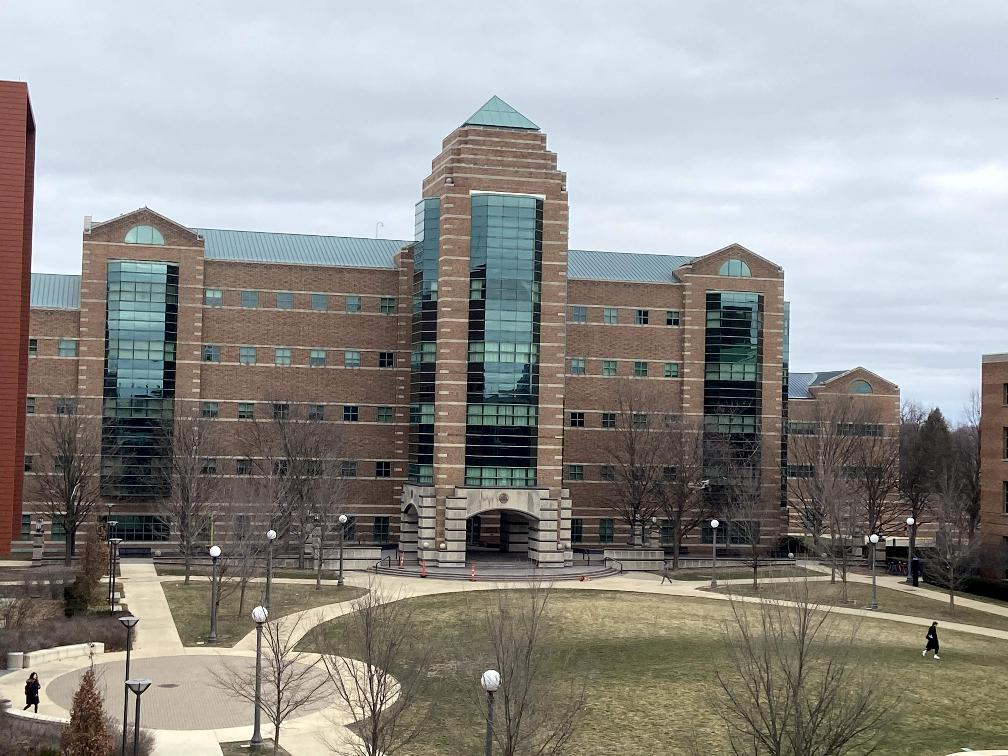
#> input picture mp3/ece549_mp3/data/Q1/stitch/left.jpg, 1008 x 756 px
$ jupyter execute MP3_Q1_starter.ipynb
#> lines starting #> are read from the running program, lines starting #| are printed output that depends on the picture; long printed decimals are rounded
#> in imread, returned value is the input picture: shape (756, 1008, 3); mean R, G, B 145.7, 144.9, 141.8
#> call 2 of imread, with fname = './data/Q1/stitch/right.jpg'
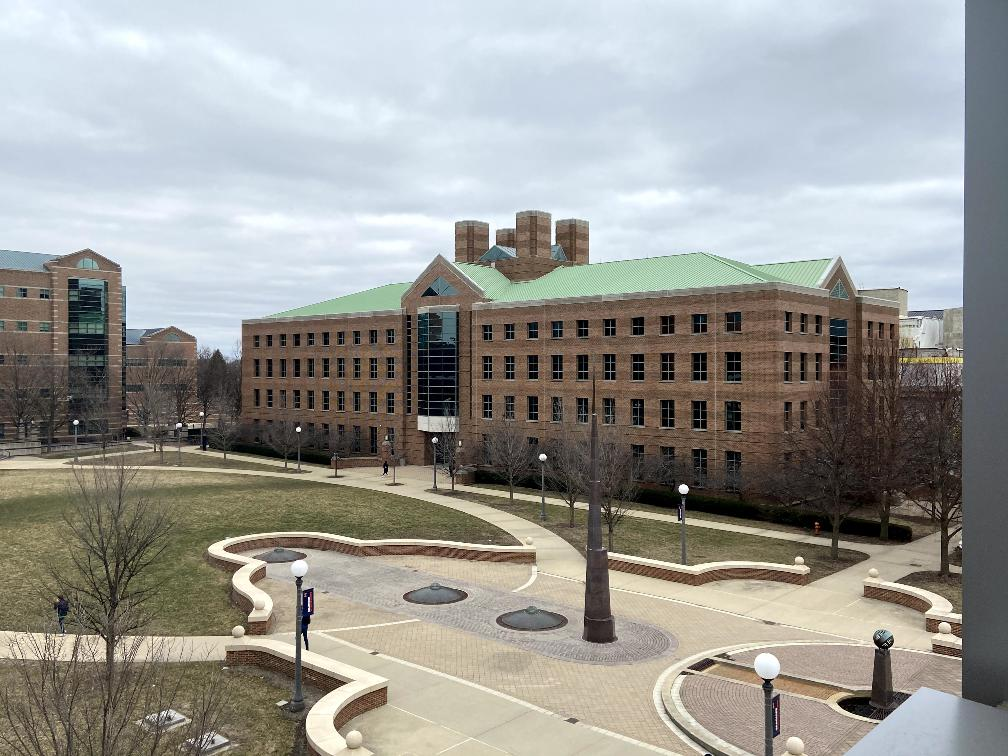
#> input picture mp3/ece549_mp3/data/Q1/stitch/right.jpg, 1008 x 756 px
#> in imread, returned value is the input picture: shape (756, 1008, 3); mean R, G, B 153.9, 153.5, 148.9
# Image Stitching (Python)

## Usage
This code snippet provides an overall code structure and some interactive plot interfaces for the Stitching Pairs of Images section of MP 3. In main function, we outline the required functionalities step by step. Feel free to make modifications on the starter code if it's necessary.

## Package installation
- `opencv <= 3.4.2`
- `numpy`
- `skimage`
- `scipy`

# Common imports

[cell 1]
import numpy as np
import skimage
from skimage import transform
from skimage import io
import cv2
import matplotlib.pyplot as plt
from scipy.spatial import distance
import scipy
import random
from PIL import Image

# Helper functions

[cell 2]
def imread(fname):
    """
    read image into np array from file
    """
    return skimage.io.imread(fname)

def imread_bw(fname):
    """
    read image as gray scale format
    """
    return cv2.cvtColor(imread(fname), cv2.COLOR_BGR2GRAY)
#> in imread_bw, `return cv2.cvtColor(imread(fname), cv2.COLOR_BGR2GRAY)`:
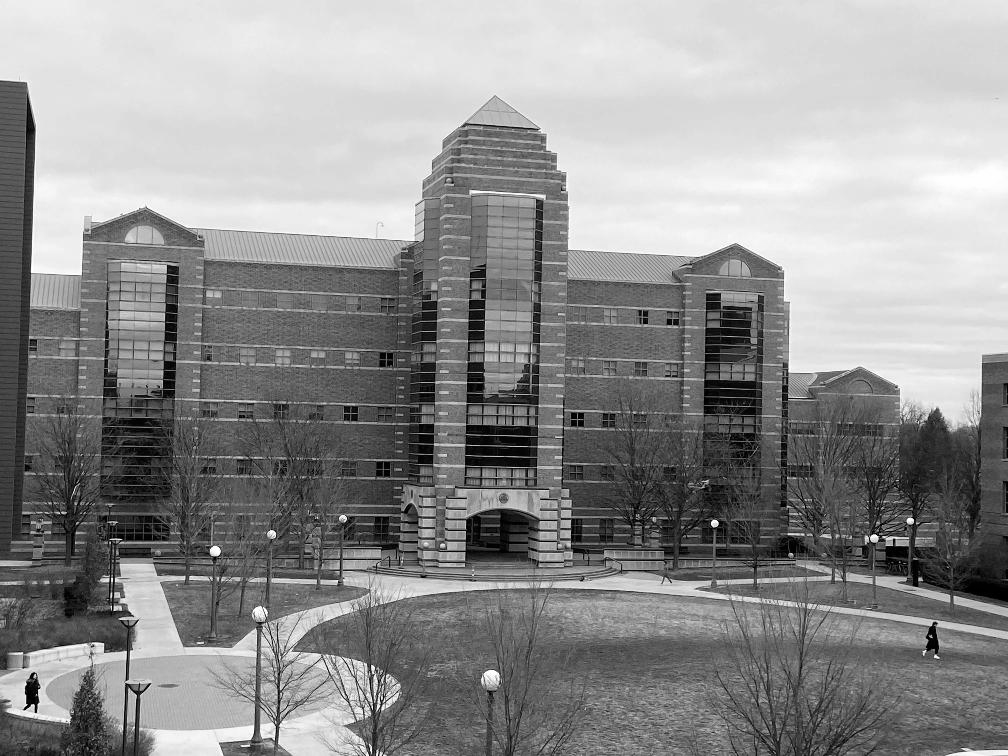
#> returned value: shape (756, 1008); min 0, max 255, mean 144.1
#> call 2 of imread_bw, with fname = './data/Q1/stitch/right.jpg'
#> in imread_bw (call 2), `return cv2.cvtColor(imread(fname), cv2.COLOR_BGR2GRAY)`:
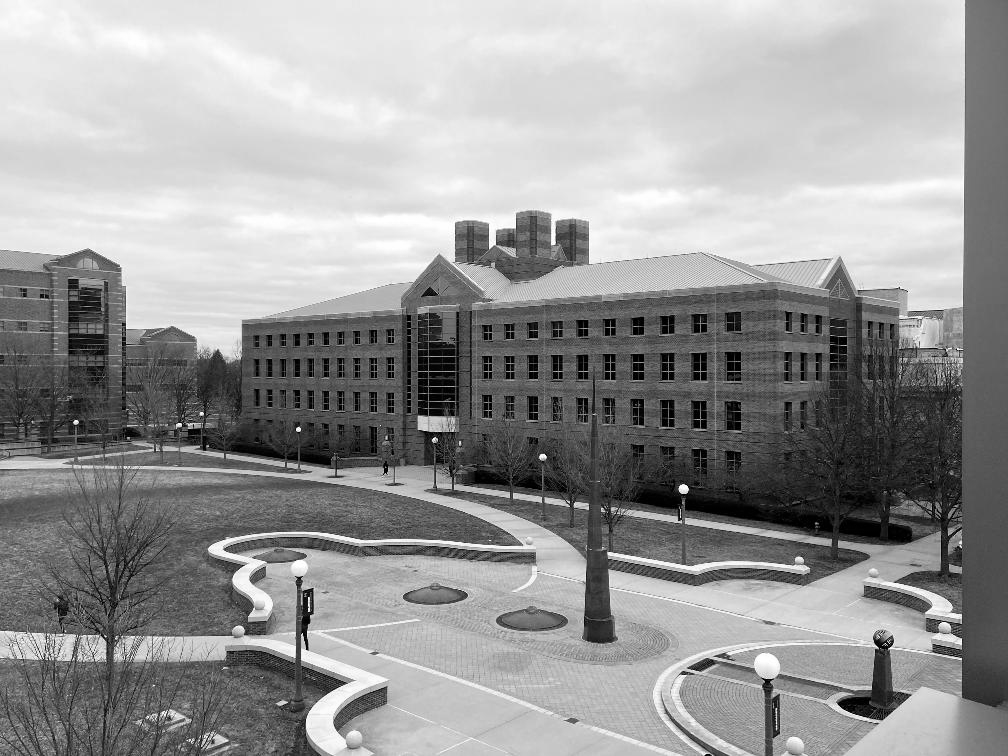
#> returned value: shape (756, 1008); min 0, max 255, mean 152.1

def imshow(img):
    """
    show image
    """
    skimage.io.imshow(img)

def get_sift_data(img):
    """
    detect the keypoints and compute their SIFT descriptors with opencv library
    """
    sift = cv2.xfeatures2d.SIFT_create()
    kp, des = sift.detectAndCompute(img, None)
    return kp, des

def plot_inlier_matches(ax, img1, img2, inliers):
    """
    plot the match between two image according to the matched keypoints
    :param ax: plot handle
    :param img1: left image
    :param img2: right image
    :inliers: x,y in the first image and x,y in the second image (Nx4)
    """
    res = np.hstack([img1, img2])
    ax.set_aspect('equal')
    ax.imshow(res, cmap='gray')

    ax.plot(inliers[:,0], inliers[:,1], '+r')
    ax.plot(inliers[:,2] + img1.shape[1], inliers[:,3], '+r')
    ax.plot([inliers[:,0], inliers[:,2] + img1.shape[1]],
            [inliers[:,1], inliers[:,3]], 'r', linewidth=0.4)
    ax.axis('off')

# Your implementations

[cell 3]
def get_best_matches(img1, img2, num_matches):
#> called with num_matches = 300
    kp1, des1 = get_sift_data(img1)
#> in get_sift_data, `kp, des = sift.detectAndCompute(img, None)`: kp = 3980 keypoints; strongest (x, y, size): (714, 523, 5), (215, 551, 6.6), (25, 708, 2), (874, 538, 5)
#> kp1 has the same summary as kp in get_sift_data
    kp2, des2 = get_sift_data(img2)
#> in get_sift_data (call 2), `kp, des = sift.detectAndCompute(img, None)`: kp = 2937 keypoints; strongest (x, y, size): (683, 489, 6.5), (298, 429, 3.2), (76, 422, 3.3), (202, 413, 2.6)
#> kp2 has the same summary as kp in get_sift_data
    kp1, kp2 = np.array(kp1), np.array(kp2)

    # Find distance between descriptors in images
    dist = scipy.spatial.distance.cdist(des1, des2, 'sqeuclidean')
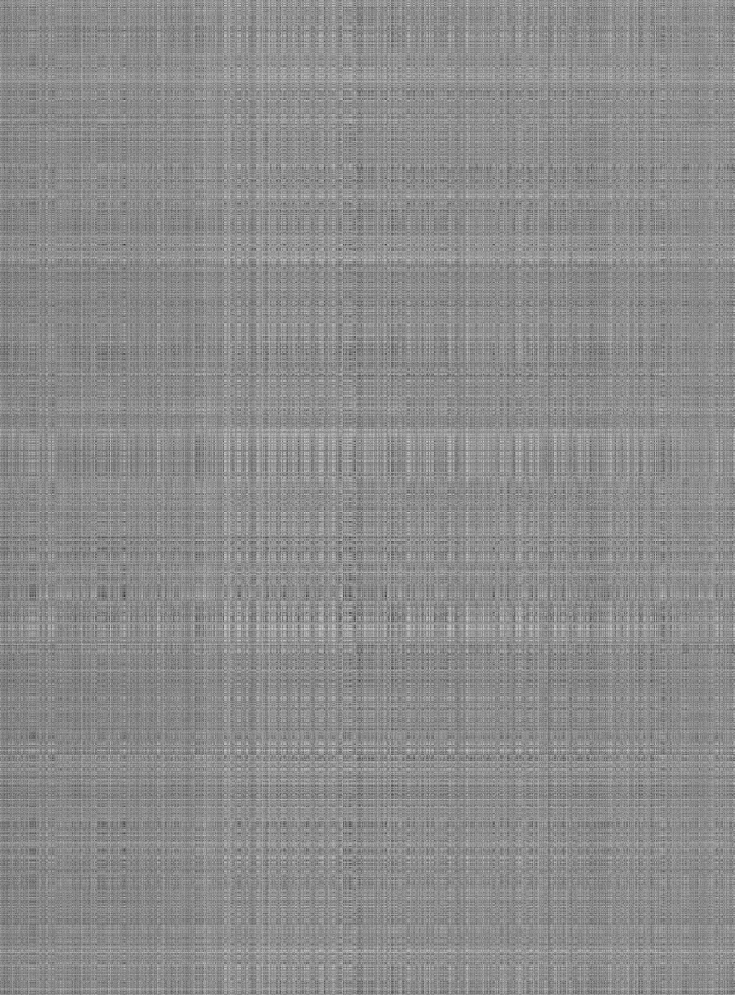
#> dist: shape (3980, 2937) float64 (shown at 1/4 size); min 2722, max 503850, mean 278904.5; drawn with min black and max white

    # Select Putative matches based on the distances
    data = []
    tmp = []
    h,w = dist.shape
#> h = 3980; w = 2937
    for i in range(h):
        for j in range(w):
            if dist[i][j] <= 10000:
                tmp = list(kp1[i].pt+kp2[j].pt)
                data.append(tmp)
#> after the loop, data = 75 items, first 6: [8.53, 583.1, 347.7, 628.5], [8.53, 583.1, 388.4, 657.4], [8.53, 583.1, 425, 668.9], [8.53, 583.1, 434.6, 672.1], [8.53, 583.1, 489.4, 690.4], [8.53, 583.1, 626, 738.7]
    data = np.array(data)
#> data = 75 rows, first 6: [8.53, 583.1, 347.7, 628.5], [8.53, 583.1, 388.4, 657.4], [8.53, 583.1, 425, 668.9], [8.53, 583.1, 434.6, 672.1], [8.53, 583.1, 489.4, 690.4], [8.53, 583.1, 626, 738.7]
    return data

def cal_errors(H, data):
    """
    write your code to calculate the errors of model
    """
    num = len(data)
    p1 = np.hstack((data[:,:2],np.ones(( num,1))))
    p2 = data[:,2:]

    estimation = np.zeros((num,2))
    for i in range(num):
        # x, y = x/w, y/w
        tmp = np.dot(H,p1[i])/np.dot(H,p1[i])[-1]
        estimation[i] = tmp[:2]

    errors = np.linalg.norm(p2 - estimation, axis=1) ** 2

    return errors


def compute_homography(data):
    """
    write your code to compute homography according to the matches
    """
    A = []
    for i in range(4):
        p1 = np.append(data[i][:2],1)
        p2 = np.append(data[i][2:],1)

        c1 = [0,0,0,p1[0],p1[1],p1[2],-p2[1]*p1[0],-p2[1]*p1[1],-p2[1]*p1[2]]
        c2 = [p1[0],p1[1],p1[2],0,0,0,-p2[0]*p1[0],-p2[0]*p1[1],-p2[0]*p1[2]]
        A.append(c1)
        A.append(c2)

    A = np.array(A)
    U, S, V = np.linalg.svd(A)
    sv = V[-1,:].reshape((3,3))

    H = sv/sv[2,2]

    return H


def ransac(data, t, d):
    """
    write your ransac code to find the best model, inliers, and residuals
    :param data: a set of observed data points
    : param t: threshold value to determine whether a data point fits a model
    : param d: minimum number of inliers required
    """
    iterations = 10000
    bestmodel = None
    best_inliers = None
    max_inliers = 0
    best_err = 9999999999
    for i in range(iterations):
        sub_index = random.sample(range(data.shape[0]), 4)
        subset = data[sub_index]

        H = compute_homography(subset)

        # if H is degenerate
        if np.linalg.matrix_rank(H) < 3:
            continue

        # Get all inliers fitted the current model
        errors = cal_errors(H, data)
        index = np.where(errors < t)[0]
        inliers = data[index]

        # if total inliers number is larger than d and max_inliers, we update the model
        if len(inliers) >= d and len(inliers) >= max_inliers:
            curr_err = errors[index].sum() / len(inliers)
            if len(inliers) == max_inliers:
                # if the inliers number equals to max inliers number
                # check the residual
                if curr_err > best_err:
                    continue

            best_err = errors[index].sum() / len(inliers)
            best_inliers = inliers.copy()
            bestmodel = H.copy()
            max_inliers = len(inliers)

    return bestmodel, best_inliers, max_inliers, best_err


def warp_images(img1, img2, H):
    """
    write your code to stitch images together according to the homography
    """
    transform = skimage.transform.ProjectiveTransform(H)
#     calculate the boundary of warped image
    h, w, _ = img1.shape
    raw = np.array([[0, 0], [0, h], [w, h], [w, 0]])
    trans = transform(raw)

    combine = np.vstack((raw, trans))
    min_dot = np.int32(combine.min(axis=0))
    max_dot = np.int32(combine.max(axis=0))

    offset_x = -min_dot[0]
    offset_y = -min_dot[1]
    print("offset is ", (offset_x, offset_y))
    T_matrix = np.array([[1, 0, offset_x], [0, 1, offset_y], [0, 0, 1]])

    match = cv2.warpPerspective(img2, T_matrix.dot(H), tuple(max_dot - min_dot))
    h1, w1, _ = match.shape

    for y in range(h):
        for x in range(w):
            if offset_x + x < w1 and offset_y + y < h1:
                if np.count_nonzero(match[offset_y+y, offset_x+x]) == 0:
                    match[offset_y + y, offset_x + x, :] = img1[y, x, :]
                else:
                    match[offset_y + y, offset_x + x, :] = match[offset_y + y, offset_x + x, :] / 2 + img1[y, x, :] / 2

    return match

# Main functions

[cell 4]
# load images
img1 = imread('./data/Q1/stitch/left.jpg')
img2 = imread('./data/Q1/stitch/right.jpg')
# img1 = cv2.cvtColor(img1, cv2.COLOR_BGR2RGB)
# img2 = cv2.cvtColor(img2, cv2.COLOR_BGR2RGB)
gray1 = imread_bw('./data/Q1/stitch/left.jpg')
gray2 = imread_bw('./data/Q1/stitch/right.jpg')

[cell 5]
# part (c) compute and display the initial SIFT matching result
data = get_best_matches(gray1, gray2, 300)
# data = get_best_matches(img1, img2, 300)
fig, ax = plt.subplots(figsize=(20,10))
plot_inlier_matches(ax, img1, img2, data)
#> in plot_inlier_matches, `res = np.hstack([img1, img2])`:
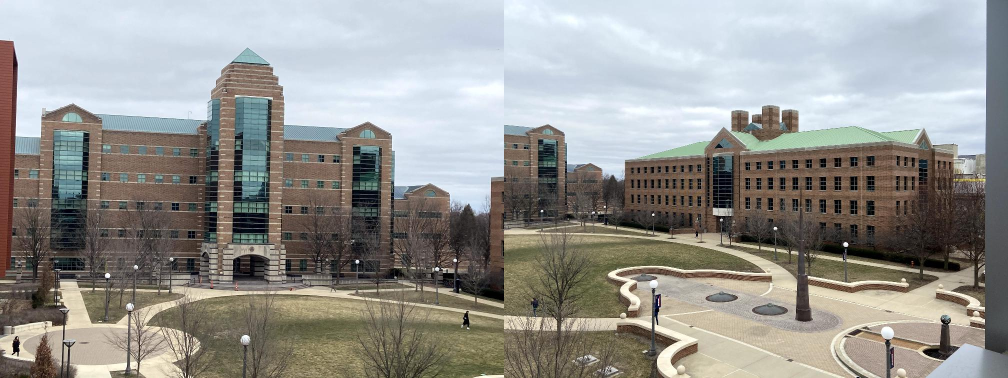
#> res: shape (756, 2016, 3) (shown at 1/2 size); mean R, G, B 149.8, 149.2, 145.4
fig.savefig('sift_match.pdf', bbox_inches='tight')
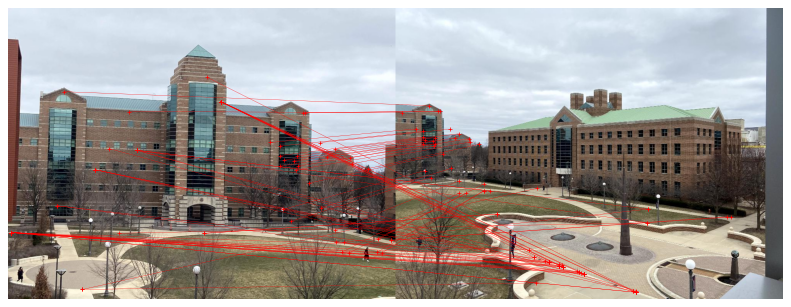
#> figure drawn by matplotlib, 1 panel

[cell 6]
# part (d) performn RANSAC to get the homography and inliers,
# display the inlier matching, report the average residual
# <YOUR CODE>
H, ransac_match, max_inliers, best_model_errors = ransac(data, 300, 15)
#> the loop in ransac, `for i in range(iterations):` made 10000 passes
#> (curr_err, best_err, max_inliers) on passes 56, 96: (7.62, 7.62, 27), (6.63, 6.63, 27)
#> curr_err on passes 107, 292, 482, 609, 904, 1650: 44.15, 28.31, 7.47, 14.32, 9.44, 12.03
#> after the loop in ransac, `for i in range(iterations):`: best_err = 6.51; best_inliers = 27 rows, first 6: [682.3, 348.8, 52.2, 313.5], [707, 382.9, 69.88, 335.1], [707.2, 358.1, 69.95, 319.7], [707.2, 410.4, 70.13, 352.3], [714.4, 523.1, 75.77, 421.9], [716.4, 395.2, 75.47, 343.1]; bestmodel = [[1.02, 0.0236, -629.7], [0.154, 0.974, -9.88], [0.000435, 0.000267, 1]]; curr_err = 8.73; max_inliers = 27
#> H has the same summary as bestmodel in ransac; ransac_match has the same summary as best_inliers in ransac; max_inliers = 27; best_model_errors = 6.51
print("Average residual:", np.average(best_model_errors))
#| Average residual: 6.506
print("Inliers:", max_inliers)
#| Inliers: 27
fig, ax = plt.subplots(figsize=(20,10))
plot_inlier_matches(ax, img1, img2, ransac_match)
fig.savefig('ransac_match.pdf', bbox_inches='tight')
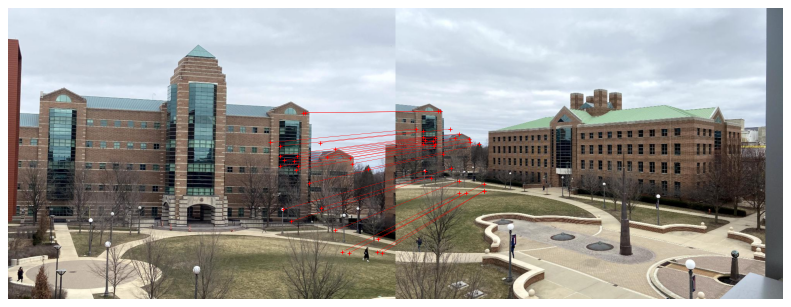
#> figure drawn by matplotlib, 1 panel

[cell 7]
# part (e) warp images to stitch them together,
# display and report the stitching results
# <YOUR CODE>
im = warp_images(img2, img1, H)
#> in warp_images, `trans = transform(raw)`: trans = [[-629.7, -9.88], [-509.1, 604.8], [252.1, 538.1], [275.1, 101.3]]
#> in warp_images, `combine = np.vstack((raw, trans))`: combine = [[0, 0], [0, 756], [1008, 756], [1008, 0], [-629.7, -9.88], [-509.1, 604.8], [252.1, 538.1], [275.1, 101.3]]
#> in warp_images, `min_dot = np.int32(combine.min(axis=0))`: min_dot = [-629, -9]
#> in warp_images, `max_dot = np.int32(combine.max(axis=0))`: max_dot = [1008, 756]
#> in warp_images, `offset_x = -min_dot[0]`: offset_x = 629
#> in warp_images, `offset_y = -min_dot[1]`: offset_y = 9
#| offset is  (629, 9)
#> in warp_images, `T_matrix = np.array([[1, 0, offset_x], [0, 1, offset_y], [0, 0, 1]])`: T_matrix = [[1, 0, 629], [0, 1, 9], [0, 0, 1]]
#> in warp_images, `match = cv2.warpPerspective(img2, T_matrix.dot(H), tuple(max_dot - min..`:
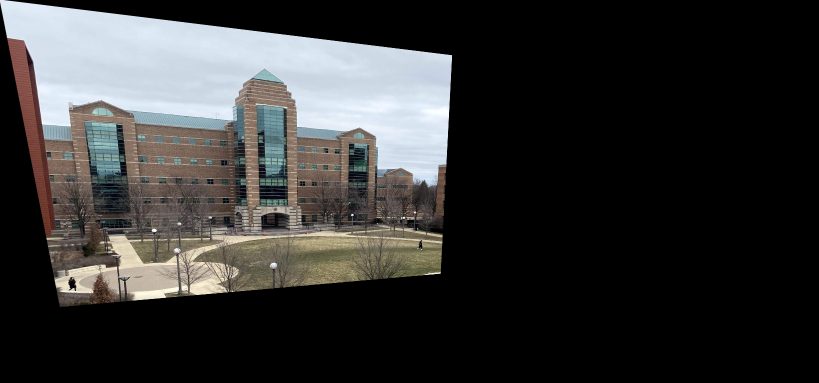
#> match: shape (765, 1637, 3) (shown at 1/2 size); mean R, G, B 52.2, 52, 51.4
#> after the loop in warp_images, `for y in range(h):`:
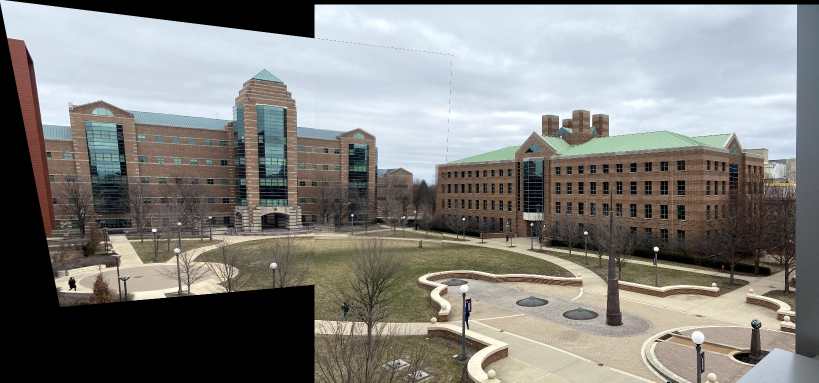
#> match: shape (765, 1637, 3) (shown at 1/2 size); mean R, G, B 130.7, 130, 126.7
im = cv2.cvtColor(im, cv2.COLOR_BGR2RGB)
plt.figure(figsize=(12, 8))
plt.imshow(im)
plt.show()
# im = warp_images(gray2, gray1, H)
cv2.imwrite('stitched_images.jpg', im)
#> Out = True
# cv2.imwrite('stitched_images.jpg', im, [int(cv2.IMWRITE_JPEG_QUALITY), 90])

# cv2.imwrite('stitched_images.jpg', im[:,:,::-1]*255.,
#             [int(cv2.IMWRITE_JPEG_QUALITY), 90])
